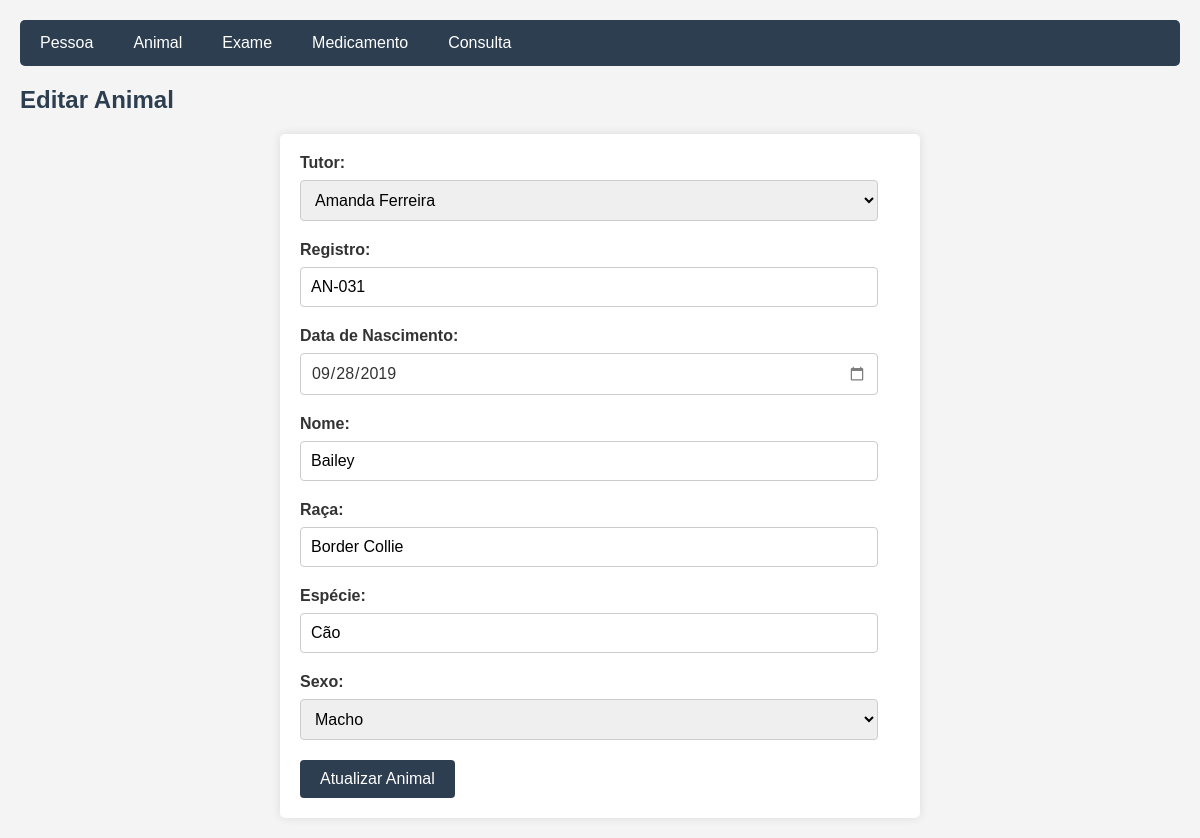
Screenshot of /Animal/update.php?idAnimal=31 with the database file from the repository.
### tables this page shows
CREATE TABLE IF NOT EXISTS Animal (
    idAnimal INT AUTO_INCREMENT NOT NULL PRIMARY KEY,
    idPessoa INT NOT NULL,
    registro VARCHAR(20) NOT NULL,
    dataNasc DATE NOT NULL,
    nome VARCHAR(60) NOT NULL,
    raca VARCHAR(60) NOT NULL,
    especie VARCHAR(60) NOT NULL,
    sexo ENUM('Macho', 'Fêmea') NOT NULL DEFAULT 'Macho',
    UNIQUE INDEX registro_UNIQUE (registro ASC) VISIBLE,
    CONSTRAINT fk_Animal_Pessoa
        FOREIGN KEY (idPessoa)
        REFERENCES Pessoa (idPessoa)
        ON DELETE RESTRICT
        ON UPDATE CASCADE);

### Animal/update.php (the view, shortened to what this page needs)
<?php
    include '../config.php';
    $idAnimal = $_GET['idAnimal'];
    $sql = "SELECT * FROM Animal WHERE idAnimal=$idAnimal";
    $result = $conn->query($sql);
    $row = $result->fetch_assoc();
?>
<!DOCTYPE html>
<html>
<head>
    <link rel="stylesheet" type="text/css" href="../styles.css">
</head>
<body>
    <div class="navbar">
        <a href="../Pessoa/index.php">Pessoa</a>
        <a href="index.php">Animal</a>
        <a href="../Exame/index.php">Exame</a>
        <a href="../Medicamento/index.php">Medicamento</a>
        <a href="../Consulta/index.php">Consulta</a>
    </div>
    <h2>Editar Animal</h2>
    <form method="post" action="">
        <label for="idPessoa">Tutor:</label>
        <select name="idPessoa" required>
            <?php
                include '../config.php';
                $sql = "SELECT idPessoa, nome FROM Pessoa ORDER BY nome";
                $resultTutors = $conn->query($sql);
                if ($resultTutors->num_rows > 0) {
                    while($tutor = $resultTutors->fetch_assoc()) {
                        $selected = $tutor['idPessoa'] == $row['idPessoa'] ? 'selected' : '';
                        echo "<option value='" . $tutor['idPessoa'] . "' $selected>" . $tutor['nome'] . "</option>";
                    }
                } else {
                    echo "<option value=''>Nenhum tutor disponível</option>";
                }
            ?>
        </select><br>
        <label for="registro">Registro:</label>
        <input type="text" name="registro" value="<?php echo $row['registro']; ?>" required maxlength="20"><br>
        <label for="dataNasc">Data de Nascimento:</label>
        <input type="date" name="dataNasc" value="<?php echo $row['dataNasc']; ?>" required><br>
        <label for="nome">Nome:</label>
        <input type="text" name="nome" value="<?php echo $row['nome']; ?>" required maxlength="60"><br>
        <label for="raca">Raça:</label>
        <input type="text" name="raca" value="<?php echo $row['raca']; ?>" required maxlength="60"><br>
        <label for="especie">Espécie:</label>
        <input type="text" name="especie" value="<?php echo $row['especie']; ?>" required maxlength="60"><br>
        <label for="sexo">Sexo:</label>
        <select name="sexo" required>
            <option value="Macho" <?php if ($row['sexo'] == 'Macho') echo 'selected'; ?>>Macho</option>
        </select><br>
        <input type="submit" value="Atualizar Animal">
    </form>
</body>
</html>

### styles.css (style rules this page uses)
body { font-family: Arial, sans-serif; background-color: #f4f4f4; margin: 0; padding: 20px; color: #333; }
h2 { color: #2c3e50; }
a { color: #3498db; text-decoration: none; }
form { background-color: #fff; padding: 20px; border-radius: 5px; box-shadow: 0 0 10px rgba(0, 0, 0, 0.1); max-width: 600px; margin: 0 auto; }
form label { display: block; margin-bottom: 8px; font-weight: bold; }
form input[type="text"], form input[type="number"], form input[type="email"], form input[type="tel"], form select { width: calc(100% - 22px); padding: 10px; margin-bottom: 20px; border: 1px solid #ccc; border-radius: 4px; box-sizing: border-box; font-size: 16px; }
input[type="date"], input[type="datetime-local"] { width: calc(100% - 22px); padding: 10px; margin-bottom: 20px; border: 1px solid #ccc; border-radius: 4px; box-sizing: border-box; font-size: 16px; font-family: Arial, sans-serif; }
input[type="date"], input[type="datetime-local"] { appearance: none; background-color: white; color: #333; }
form input[type="submit"] { background-color: #2c3e50; color: white; padding: 10px 20px; border: none; border-radius: 4px; cursor: pointer; font-size: 16px; }
.navbar { background-color: #2c3e50; overflow: hidden; border-radius: 5px; margin-bottom: 20px; }
.navbar a { float: left; display: block; color: white; text-align: center; padding: 14px 20px; text-decoration: none; }

### rows the page displays
animal: registro "AN-031", dataNasc "09/28/2019", nome "Bailey", raca "Border Collie", especie "Cão", sexo "Macho"

### other values shown
form field idPessoa "Amanda Ferreira"
